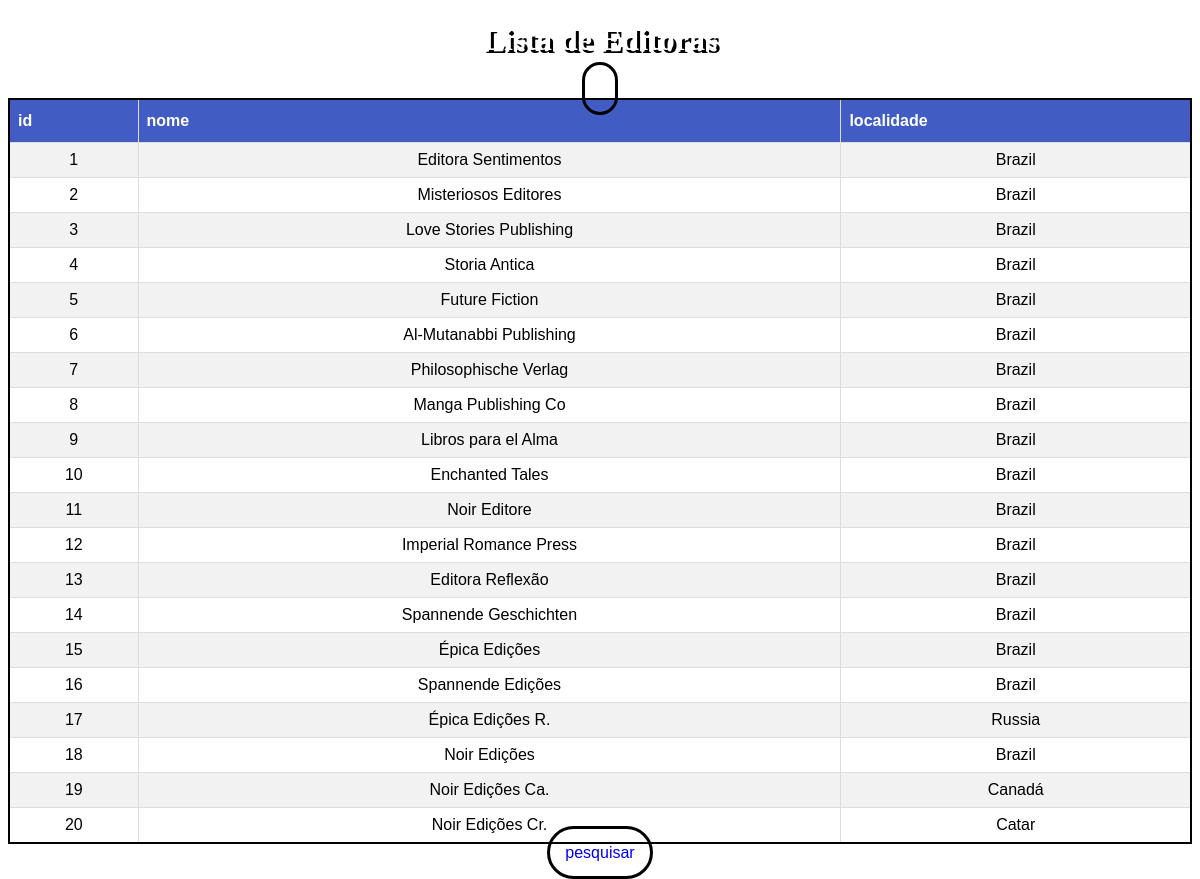
/editorasql.php (signed in), run on the app's committed database.
### tables this page shows
CREATE TABLE IF NOT EXISTS `editora` (
  `ideditora` INT NOT NULL AUTO_INCREMENT,
  `nome` VARCHAR(100) NOT NULL,
  `localidade` VARCHAR(150) NOT NULL,
  PRIMARY KEY (`ideditora`),
  UNIQUE INDEX `ideditora_UNIQUE` (`ideditora` ASC) VISIBLE);

### public/editorasql.php (the view, shortened to what this page needs)
<!DOCTYPE html>
<html lang="en">
<head>
    <link rel="stylesheet" href="./css/estilo.css">
</head>
<body>
    <h1>Lista de Editoras</h1>
    <table class= decoracao>
        <tr>
            <th>id</th>
            <th>nome</th>
            <th>localidade</th>
            <a href="../controle/pesquisarcliente.php"></a>
        </tr>
        <?php
        require_once "../controle/conexao.php";
        $sql = "SELECT * FROM editora";
        $resultados = mysqli_query($conexao, $sql);
            while ($linha = mysqli_fetch_array($resultados)) {
                $id = $linha['ideditora'];
                $nome = $linha['nome'];
                $localidade = $linha['localidade'];
                echo "<tr>";
                echo "<td>$id</td>";
                echo "<td>$nome</td>";
                echo "<td>$localidade</td>";
                echo "</tr>";
            }
            ?>
    </table>
    <a href='../controle/pesquisarcliente.php'>pesquisar</a>
</body>
</html>

### public/css/estilo.css (style rules this page uses)
h1 { text-shadow: 3px 3px rgb(0, 0, 0); text-align: center; color: #ffffff; }
a { text-decoration: none; border: solid; border-radius: 30px; border-color: rgb(0, 0, 0); padding: 15px; }
body { background-color: #ffffff; text-align: center; }
td { border-width: 1px; border-style: solid; border-color: black; }
table { border-width: 2px; border-style: solid; border-color: black; }
a { box-sizing: border-box; }
a { margin: 0; font-family: Arial, Helvetica, sans-serif; }
.decoracao { font-family: Arial, Helvetica, sans-serif; border-collapse: collapse; width: 100%; }
.decoracao td, .decoracao th { border: 1px solid #ddd; padding: 8px; }
.decoracao tr:nth-child(even) { background-color: #f2f2f2; }
.decoracao th { padding-top: 12px; padding-bottom: 12px; text-align: left; background-color: #415dc3; color: white; }

### data on the page
editora: ideditora "1", nome "Editora Sentimentos", localidade "Brazil"
editora: ideditora "2", nome "Misteriosos Editores", localidade "Brazil"
editora: ideditora "3", nome "Love Stories Publishing", localidade "Brazil"
editora: ideditora "4", nome "Storia Antica", localidade "Brazil"
editora: ideditora "5", nome "Future Fiction", localidade "Brazil"
editora: ideditora "6", nome "Al-Mutanabbi Publishing", localidade "Brazil"
editora: ideditora "7", nome "Philosophische Verlag", localidade "Brazil"
editora: ideditora "8", nome "Manga Publishing Co", localidade "Brazil"
editora: ideditora "9", nome "Libros para el Alma", localidade "Brazil"
editora: ideditora "10", nome "Enchanted Tales", localidade "Brazil"
editora: ideditora "11", nome "Noir Editore", localidade "Brazil"
editora: ideditora "12", nome "Imperial Romance Press", localidade "Brazil"
editora: ideditora "13", nome "Editora Reflexão", localidade "Brazil"
editora: ideditora "14", nome "Spannende Geschichten", localidade "Brazil"
editora: ideditora "15", nome "Épica Edições", localidade "Brazil"
editora: ideditora "16", nome "Spannende Edições", localidade "Brazil"
editora: ideditora "17", nome "Épica Edições R.", localidade "Russia"
editora: ideditora "18", nome "Noir Edições", localidade "Brazil"
editora: ideditora "19", nome "Noir Edições Ca.", localidade "Canadá"
editora: ideditora "20", nome "Noir Edições Cr.", localidade "Catar"
